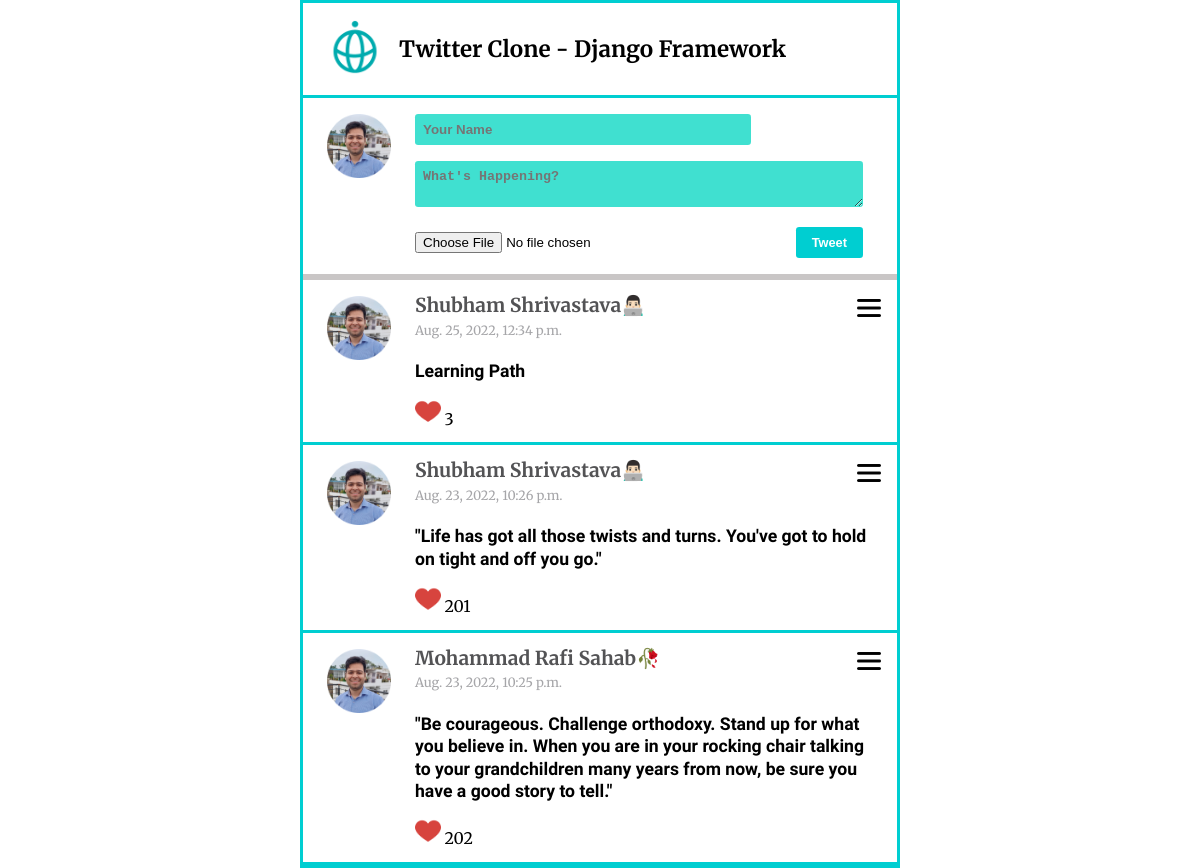
The page / on the database its author committed.
### posts/models.py (models this page shows, shortened)
class Post(models.Model):
    class Meta(object):
        db_table = "Post"
    name = models.CharField (
        "Name", blank=False, null=False, default="Anonymous", max_length=60, db_index=True
    )
    body = models.CharField (
        "Body", blank=False, null=False, default="What's Happening?", max_length=500, db_index=True
    )
    image = CloudinaryField (
        "Post Image", blank=True, null=True
    )
    like_count = models.PositiveIntegerField (
        "Likes", blank=True, null=False, default=0
    )
    created_at = models.DateTimeField (
        "Post Created At", auto_now_add=True
    )
    updated_at = models.DateTimeField (
        "Post Updated At", auto_now=True
    )

### posts/views.py (the view, shortened to what this page needs)
# urls.py: path("", views.index, name="post"),
def index(request):
    posts = Post.objects.all().order_by("-updated_at")[:20]
    return render(request, "posts.html", {"posts": posts})

### templates/posts.html (shortened to what this page needs)
{% extends "base.html" %}  {% block content %} {% load static %}
<div class="header border-bottom flex align-center">
  <a href="#">
    <img class="techis-logo" src="{% static "img/techis-logo.png" %}"
    alt="techis-logo">
  </a>
  <span>Twitter Clone - Django Framework</span>
</div>
<section class="post-section">
  <div class="django-post-form-container flex">
    <div class="profile-pic">
      <a href="#">
        <img src="{% static "img/Profile-Pic-Crop-Circle.png" %}"
        alt="profile-pic">
      </a>
    </div>
    <div class="django-post-form">
      <form action="/" method="POST" enctype="multipart/form-data">
        <input type="text" name="name" id="name" placeholder="Your Name" />
        <br />
        <textarea
          name="body"
          id="body"
          placeholder="What's Happening?"
        ></textarea>
        <div class="upload-file-submit-btn flex justify-between align-center">
          <input class="upload-file" type="file" name="image" id="image" />
          <input class="submit-btn" type="submit" value="Tweet" />
        </div>
      </form>
    </div>
  </div>
</section>
<hr class="divider" />
<section class="get-section">
  <ul class="django-get-form-container">
    {% for post in posts %}
    <li class="box-pad border-bottom">
      <img class="menu-icon js-menu-icon" src="{% static "img/menu.png" %}"
      alt="menu-icon" />
      <div class="django-post-form-container flex">
        <div class="profile-pic">
          <a href="#">
            <img src="{% static "img/Profile-Pic-Crop-Circle.png" %}"
            alt="profile-pic">
          </a>
        </div>
        <div class="django-get-form">
          <div class="name">{{ post.name }}</div>
          <br />
          <div class="datetime">{{ post.updated_at }}</div>
          <br />
          <p class="body">{{ post.body }}</p>
          <br />
          <div class="like">
            <a href="/like/{{ post.id }}/"
              ><img src="{% static "img/heart.png" %}" alt="like-img"></a
            >
            {{ post.like_count }}
          </div>
        </div>
      </div>
    </li>
    {% endfor %}
  </ul>
</section>
{% endblock content %}

### templates/base.html (shortened to what this page needs)
<!DOCTYPE html>
<html lang="en">
  <head>
    {% load static %} <link rel="stylesheet" href="{% static "css/posts.css" %}"
    />
  </head>
  <body style="border: 3px solid darkturquoise">
    {% block content %}{{ content }}{% endblock content %}
  </body>
</html>

### static/css/posts.css (style rules this page uses)
* { margin: 0; padding: 0; }
body { box-sizing: border-box; margin: 0 auto; max-width: 600px; font-family: "Merriweather", serif; }
.border-bottom { border-bottom: 3px solid darkturquoise; }
.flex { display: flex; }
.justify-between { justify-content: space-between; }
.align-center { align-items: center; }
ul { list-style-type: none; }
a { text-decoration: none; color: black; }
.header { padding: 1rem 1.5rem; }
.header span { font-size: 1.4rem; font-weight: bold; }
.header .techis-logo { margin-right: 1rem; width: 3.5rem; }
.divider { border: none; height: 0.4rem; background-color: rgb(201, 198, 198); }
.box-pad { padding: 1rem 1.5rem; }
.post-section { padding: 1rem 1.5rem; }
.profile-pic img { width: 4rem; margin-right: 1.5rem; }
.django-post-form #name { border-radius: 0.2rem; padding: 0.5rem 0.5rem 0.5rem; width: 20rem; margin-bottom: 1rem; outline: none; border: none; background-color: turquoise; color: white; font-weight: bold; }
.django-post-form #body { border-radius: 0.2rem; padding: 0.5rem 0.5rem 0.5rem; width: 27rem; margin-bottom: 1rem; outline: none; border: none; background-color: turquoise; color: white; font-weight: bold; }
.django-post-form .submit-btn, .django-post-form .cancel-btn, .django-post-form .update-btn { border-radius: 0.2rem; padding: 0.5rem 1rem; background-color: darkturquoise; color: white; font-weight: bold; font-size: 0.8rem; border: none; cursor: pointer; }
.get-section li { position: relative; }
.get-section .menu-icon, .get-section .menu { position: absolute; right: 1rem; top: 1rem; font-size: 0.8rem; color: #c74127; }
.get-section .menu-icon { width: 1.5rem; }
.get-section .profile-pic { width: 4rem; margin-right: 1.5rem; }
.django-get-form { line-height: 1; }
.django-get-form .name { font-size: 1.2rem; font-weight: bold; color: #535355; }
.django-get-form .datetime { font-size: 0.8rem; color: #a6a6a9; position: relative; bottom: 0.5rem; }
.django-get-form .body { font-size: 1.1rem; color: black; font-weight: 600; line-height: 1.4rem; font-family: 'Handlee', cursive; }
.django-get-form .like img { width: 1.6rem; }
ul.django-get-form-container { padding: 0; }

### rows shown on the page
Post: name "Shubham Shrivastava👨🏻‍💻", updated_at "Aug. 25, 2022, 12:34 p.m.", body "Learning Path", like_count "3"
Post: name "Shubham Shrivastava👨🏻‍💻", updated_at "Aug. 23, 2022, 10:26 p.m.", body "\"Life has got all those twists and turns. You've got to hold on tight and off you go.\"", like_count "201"
Post: name "Mohammad Rafi Sahab🥀", updated_at "Aug. 23, 2022, 10:25 p.m.", body "\"Be courageous. Challenge orthodoxy. Stand up for what you believe in. When you are in your rocking chair talking to your grandchildren many years from now, be sure you have a good story to tell.\"", like_count "202"
